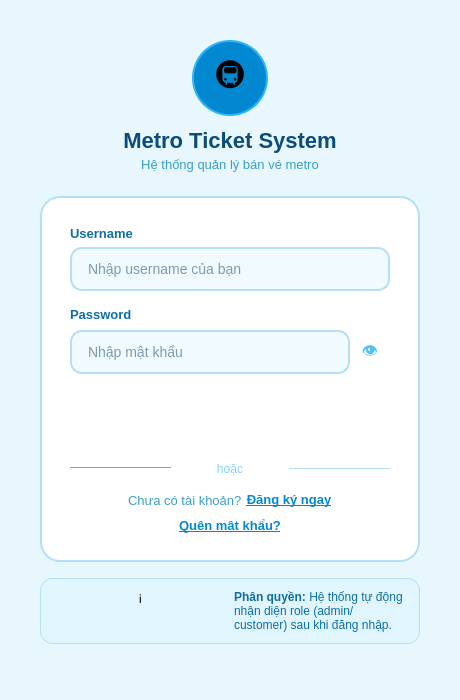
<?xml version="1.0" encoding="UTF-8"?>
<ui version="4.0">
 <class>LoginWindow</class>
 <widget class="QMainWindow" name="LoginWindow">
  <property name="geometry">
   <rect>
    <x>0</x>
    <y>0</y>
    <width>460</width>
    <height>700</height>
   </rect>
  </property>
  <property name="minimumSize">
   <size>
    <width>420</width>
    <height>620</height>
   </size>
  </property>
  <property name="windowTitle">
   <string>Metro Ticket System</string>
  </property>
  <property name="styleSheet">
   <string notr="true">
QWidget#centralwidget {
    background-color: #E8F6FD;
}
QFrame#card {
    background-color: #FFFFFF;
    border-radius: 20px;
    border: 1.5px solid #B3E0F5;
}
QLabel#lbl_title {
    color: #0A4D7A;
    font-size: 22px;
    font-weight: 700;
}
QLabel#lbl_subtitle {
    color: #3A9EC9;
    font-size: 13px;
}
QLabel#lbl_field_user,
QLabel#lbl_field_pass {
    color: #0D6FA6;
    font-size: 13px;
    font-weight: 600;
}
QLineEdit#inp_username,
QLineEdit#inp_password {
    background-color: #F0FAFF;
    border: 1.5px solid #B3E0F5;
    border-radius: 12px;
    padding: 11px 14px;
    font-size: 14px;
    color: #0A3D5C;
    selection-background-color: #29B6F6;
}
QLineEdit#inp_username:hover,
QLineEdit#inp_password:hover {
    border-color: #29B6F6;
    background-color: #E8F6FD;
}
QLineEdit#inp_username:focus,
QLineEdit#inp_password:focus {
    border-color: #0288D1;
    background-color: #FFFFFF;
}
QPushButton#btn_eye {
    background: transparent;
    border: none;
    color: #4FC3F7;
    font-size: 16px;
    padding: 0px;
}
QPushButton#btn_eye:hover {
    color: #0288D1;
}
QPushButton#btn_login {
    background: qlineargradient(x1:0,y1:0,x2:1,y2:0,
        stop:0 #0288D1, stop:1 #29B6F6);
    color: #FFFFFF;
    border: none;
    border-radius: 14px;
    font-size: 15px;
    font-weight: 700;
    padding: 14px 0px;
}
QPushButton#btn_login:hover {
    background: qlineargradient(x1:0,y1:0,x2:1,y2:0,
        stop:0 #039BE5, stop:1 #4FC3F7);
}
QPushButton#btn_login:pressed {
    background: qlineargradient(x1:0,y1:0,x2:1,y2:0,
        stop:0 #0277BD, stop:1 #0288D1);
}
QPushButton#btn_login:disabled {
    background: #B3E0F5;
    color: #FFFFFF;
}
QPushButton#btn_register,
QPushButton#btn_forgot {
    background: transparent;
    border: none;
    color: #0288D1;
    font-size: 13px;
    font-weight: 600;
    text-decoration: underline;
    padding: 0px;
}
QPushButton#btn_register:hover,
QPushButton#btn_forgot:hover {
    color: #01579B;
}
QFrame#banner {
    background-color: #E1F5FE;
    border-radius: 12px;
    border: 1px solid #B3E0F5;
}
QLabel#lbl_banner {
    color: #0D6FA6;
    font-size: 12px;
}
QLabel#lbl_divider {
    color: #81D4FA;
    font-size: 12px;
}
QFrame#line_left,
QFrame#line_right {
    color: #B3E0F5;
}
QLabel#lbl_no_account {
    color: #3A9EC9;
    font-size: 13px;
}
   </string>
  </property>
  <widget class="QWidget" name="centralwidget">
   <property name="geometry">
    <rect>
     <x>0</x>
     <y>0</y>
     <width>460</width>
     <height>700</height>
    </rect>
   </property>
   <layout class="QVBoxLayout" name="root_layout">
   <property name="spacing">
    <number>0</number>
   </property>
   <property name="leftMargin">
    <number>40</number>
   </property>
   <property name="topMargin">
    <number>40</number>
   </property>
   <property name="rightMargin">
    <number>40</number>
   </property>
   <property name="bottomMargin">
    <number>32</number>
   </property>
   <item>
    <layout class="QHBoxLayout" name="logo_row">
     <item>
      <spacer>
       <property name="orientation">
        <enum>Qt::Horizontal</enum>
       </property>
       <property name="sizeHint" stdset="0">
        <size>
         <width>40</width>
         <height>20</height>
        </size>
       </property>
      </spacer>
     </item>
     <item>
      <widget class="QLabel" name="lbl_logo">
       <property name="minimumSize">
        <size>
         <width>76</width>
         <height>76</height>
        </size>
       </property>
       <property name="maximumSize">
        <size>
         <width>76</width>
         <height>76</height>
        </size>
       </property>
       <property name="styleSheet">
        <string notr="true">
QLabel#lbl_logo {
    background-color: #0288D1;
    border-radius: 38px;
    font-size: 30px;
    border: 2px solid #29B6F6;
}
        </string>
       </property>
       <property name="text">
        <string>🚇</string>
       </property>
       <property name="alignment">
        <set>Qt::AlignCenter</set>
       </property>
      </widget>
     </item>
     <item>
      <spacer>
       <property name="orientation">
        <enum>Qt::Horizontal</enum>
       </property>
       <property name="sizeHint" stdset="0">
        <size>
         <width>40</width>
         <height>20</height>
        </size>
       </property>
      </spacer>
     </item>
    </layout>
   </item>
   <item>
    <spacer>
     <property name="orientation">
      <enum>Qt::Vertical</enum>
     </property>
     <property name="sizeType">
      <enum>QSizePolicy::Fixed</enum>
     </property>
     <property name="sizeHint" stdset="0">
      <size>
       <width>0</width>
       <height>12</height>
      </size>
     </property>
    </spacer>
   </item>
   <item>
    <widget class="QLabel" name="lbl_title">
     <property name="text">
      <string>Metro Ticket System</string>
     </property>
     <property name="alignment">
      <set>Qt::AlignCenter</set>
     </property>
    </widget>
   </item>
   <item>
    <spacer>
     <property name="orientation">
      <enum>Qt::Vertical</enum>
     </property>
     <property name="sizeType">
      <enum>QSizePolicy::Fixed</enum>
     </property>
     <property name="sizeHint" stdset="0">
      <size>
       <width>0</width>
       <height>4</height>
      </size>
     </property>
    </spacer>
   </item>
   <item>
    <widget class="QLabel" name="lbl_subtitle">
     <property name="text">
      <string>Hệ thống quản lý bán vé metro</string>
     </property>
     <property name="alignment">
      <set>Qt::AlignCenter</set>
     </property>
    </widget>
   </item>
   <item>
    <spacer>
     <property name="orientation">
      <enum>Qt::Vertical</enum>
     </property>
     <property name="sizeType">
      <enum>QSizePolicy::Fixed</enum>
     </property>
     <property name="sizeHint" stdset="0">
      <size>
       <width>0</width>
       <height>24</height>
      </size>
     </property>
    </spacer>
   </item>
   <item>
    <widget class="QFrame" name="card">
     <property name="frameShape">
      <enum>QFrame::StyledPanel</enum>
     </property>
     <property name="frameShadow">
      <enum>QFrame::Raised</enum>
     </property>
     <layout class="QVBoxLayout" name="card_layout">
      <property name="spacing">
       <number>0</number>
      </property>
      <property name="leftMargin">
       <number>28</number>
      </property>
      <property name="topMargin">
       <number>28</number>
      </property>
      <property name="rightMargin">
       <number>28</number>
      </property>
      <property name="bottomMargin">
       <number>24</number>
      </property>
      <item>
       <widget class="QLabel" name="lbl_field_user">
        <property name="text">
         <string>Username</string>
        </property>
       </widget>
      </item>
      <item>
       <spacer>
        <property name="orientation">
         <enum>Qt::Vertical</enum>
        </property>
        <property name="sizeType">
         <enum>QSizePolicy::Fixed</enum>
        </property>
        <property name="sizeHint" stdset="0">
         <size>
          <width>0</width>
          <height>6</height>
         </size>
        </property>
       </spacer>
      </item>
      <item>
       <widget class="QLineEdit" name="inp_username">
        <property name="placeholderText">
         <string>Nhập username của bạn</string>
        </property>
        <property name="clearButtonEnabled">
         <bool>true</bool>
        </property>
       </widget>
      </item>
      <item>
       <spacer>
        <property name="orientation">
         <enum>Qt::Vertical</enum>
        </property>
        <property name="sizeType">
         <enum>QSizePolicy::Fixed</enum>
        </property>
        <property name="sizeHint" stdset="0">
         <size>
          <width>0</width>
          <height>16</height>
         </size>
        </property>
       </spacer>
      </item>
      <item>
       <widget class="QLabel" name="lbl_field_pass">
        <property name="text">
         <string>Password</string>
        </property>
       </widget>
      </item>
      <item>
       <spacer>
        <property name="orientation">
         <enum>Qt::Vertical</enum>
        </property>
        <property name="sizeType">
         <enum>QSizePolicy::Fixed</enum>
        </property>
        <property name="sizeHint" stdset="0">
         <size>
          <width>0</width>
          <height>6</height>
         </size>
        </property>
       </spacer>
      </item>
      <item>
       <layout class="QHBoxLayout" name="pass_row">
        <property name="spacing">
         <number>0</number>
        </property>
        <item>
         <widget class="QLineEdit" name="inp_password">
          <property name="echoMode">
           <enum>QLineEdit::Password</enum>
          </property>
          <property name="placeholderText">
           <string>Nhập mật khẩu</string>
          </property>
         </widget>
        </item>
        <item>
         <widget class="QPushButton" name="btn_eye">
          <property name="minimumSize">
           <size>
            <width>40</width>
            <height>48</height>
           </size>
          </property>
          <property name="maximumSize">
           <size>
            <width>40</width>
            <height>48</height>
           </size>
          </property>
          <property name="cursor">
           <cursorShape>PointingHandCursor</cursorShape>
          </property>
          <property name="text">
           <string>👁</string>
          </property>
          <property name="flat">
           <bool>true</bool>
          </property>
         </widget>
        </item>
       </layout>
      </item>
      <item>
       <spacer>
        <property name="orientation">
         <enum>Qt::Vertical</enum>
        </property>
        <property name="sizeType">
         <enum>QSizePolicy::Fixed</enum>
        </property>
        <property name="sizeHint" stdset="0">
         <size>
          <width>0</width>
          <height>22</height>
         </size>
        </property>
       </spacer>
      </item>
      <item>
       <widget class="QPushButton" name="btn_login">
        <property name="cursor">
         <cursorShape>PointingHandCursor</cursorShape>
        </property>
        <property name="text">
         <string>Đăng nhập  ↗</string>
        </property>
        <property name="default">
         <bool>true</bool>
        </property>
       </widget>
      </item>
      <item>
       <spacer>
        <property name="orientation">
         <enum>Qt::Vertical</enum>
        </property>
        <property name="sizeType">
         <enum>QSizePolicy::Fixed</enum>
        </property>
        <property name="sizeHint" stdset="0">
         <size>
          <width>0</width>
          <height>18</height>
         </size>
        </property>
       </spacer>
      </item>
      <item>
       <layout class="QHBoxLayout" name="divider_row">
        <property name="spacing">
         <number>8</number>
        </property>
        <item>
         <widget class="QFrame" name="line_left">
          <property name="frameShape">
           <enum>QFrame::HLine</enum>
          </property>
          <property name="frameShadow">
           <enum>QFrame::Sunken</enum>
          </property>
         </widget>
        </item>
        <item>
         <widget class="QLabel" name="lbl_divider">
          <property name="text">
           <string>hoặc</string>
          </property>
          <property name="alignment">
           <set>Qt::AlignCenter</set>
          </property>
         </widget>
        </item>
        <item>
         <widget class="QFrame" name="line_right">
          <property name="frameShape">
           <enum>QFrame::HLine</enum>
          </property>
         </widget>
        </item>
       </layout>
      </item>
      <item>
       <spacer>
        <property name="orientation">
         <enum>Qt::Vertical</enum>
        </property>
        <property name="sizeType">
         <enum>QSizePolicy::Fixed</enum>
        </property>
        <property name="sizeHint" stdset="0">
         <size>
          <width>0</width>
          <height>14</height>
         </size>
        </property>
       </spacer>
      </item>
      <item>
       <layout class="QHBoxLayout" name="register_row">
        <item>
         <spacer>
          <property name="orientation">
           <enum>Qt::Horizontal</enum>
          </property>
          <property name="sizeHint" stdset="0">
           <size>
            <width>40</width>
            <height>20</height>
           </size>
          </property>
         </spacer>
        </item>
        <item>
         <widget class="QLabel" name="lbl_no_account">
          <property name="text">
           <string>Chưa có tài khoản?</string>
          </property>
         </widget>
        </item>
        <item>
         <spacer>
          <property name="orientation">
           <enum>Qt::Horizontal</enum>
          </property>
          <property name="sizeType">
           <enum>QSizePolicy::Fixed</enum>
          </property>
          <property name="sizeHint" stdset="0">
           <size>
            <width>4</width>
            <height>0</height>
           </size>
          </property>
         </spacer>
        </item>
        <item>
         <widget class="QPushButton" name="btn_register">
          <property name="cursor">
           <cursorShape>PointingHandCursor</cursorShape>
          </property>
          <property name="text">
           <string>Đăng ký ngay</string>
          </property>
          <property name="flat">
           <bool>true</bool>
          </property>
         </widget>
        </item>
        <item>
         <spacer>
          <property name="orientation">
           <enum>Qt::Horizontal</enum>
          </property>
          <property name="sizeHint" stdset="0">
           <size>
            <width>40</width>
            <height>20</height>
           </size>
          </property>
         </spacer>
        </item>
       </layout>
      </item>
      <item>
       <spacer>
        <property name="orientation">
         <enum>Qt::Vertical</enum>
        </property>
        <property name="sizeType">
         <enum>QSizePolicy::Fixed</enum>
        </property>
        <property name="sizeHint" stdset="0">
         <size>
          <width>0</width>
          <height>6</height>
         </size>
        </property>
       </spacer>
      </item>
      <item>
       <layout class="QHBoxLayout" name="forgot_row">
        <item>
         <spacer>
          <property name="orientation">
           <enum>Qt::Horizontal</enum>
          </property>
          <property name="sizeHint" stdset="0">
           <size>
            <width>40</width>
            <height>20</height>
           </size>
          </property>
         </spacer>
        </item>
        <item>
         <widget class="QPushButton" name="btn_forgot">
          <property name="cursor">
           <cursorShape>PointingHandCursor</cursorShape>
          </property>
          <property name="text">
           <string>Quên mật khẩu?</string>
          </property>
          <property name="flat">
           <bool>true</bool>
          </property>
         </widget>
        </item>
        <item>
         <spacer>
          <property name="orientation">
           <enum>Qt::Horizontal</enum>
          </property>
          <property name="sizeHint" stdset="0">
           <size>
            <width>40</width>
            <height>20</height>
           </size>
          </property>
         </spacer>
        </item>
       </layout>
      </item>
     </layout>
    </widget>
   </item>
   <item>
    <spacer>
     <property name="orientation">
      <enum>Qt::Vertical</enum>
     </property>
     <property name="sizeType">
      <enum>QSizePolicy::Fixed</enum>
     </property>
     <property name="sizeHint" stdset="0">
      <size>
       <width>0</width>
       <height>16</height>
      </size>
     </property>
    </spacer>
   </item>
   <item>
    <widget class="QFrame" name="banner">
     <property name="frameShape">
      <enum>QFrame::StyledPanel</enum>
     </property>
     <property name="frameShadow">
      <enum>QFrame::Raised</enum>
     </property>
     <layout class="QHBoxLayout" name="banner_layout">
      <property name="spacing">
       <number>8</number>
      </property>
      <property name="leftMargin">
       <number>14</number>
      </property>
      <property name="topMargin">
       <number>11</number>
      </property>
      <property name="rightMargin">
       <number>14</number>
      </property>
      <property name="bottomMargin">
       <number>11</number>
      </property>
      <item>
       <widget class="QLabel" name="lbl_banner_icon">
        <property name="text">
         <string>ℹ️</string>
        </property>
        <property name="alignment">
         <set>Qt::AlignHCenter|Qt::AlignTop</set>
        </property>
       </widget>
      </item>
      <item>
       <widget class="QLabel" name="lbl_banner">
        <property name="text">
         <string>&lt;b&gt;Phân quyền:&lt;/b&gt; Hệ thống tự động nhận diện role (admin/customer) sau khi đăng nhập.</string>
        </property>
        <property name="wordWrap">
         <bool>true</bool>
        </property>
       </widget>
      </item>
     </layout>
    </widget>
   </item>
   <item>
    <spacer>
     <property name="orientation">
      <enum>Qt::Vertical</enum>
     </property>
     <property name="sizeHint" stdset="0">
      <size>
       <width>20</width>
       <height>40</height>
      </size>
     </property>
    </spacer>
   </item>
  </layout>
  </widget>
 </widget>
 <tabstops>
  <tabstop>inp_username</tabstop>
  <tabstop>inp_password</tabstop>
  <tabstop>btn_eye</tabstop>
  <tabstop>btn_login</tabstop>
  <tabstop>btn_register</tabstop>
  <tabstop>btn_forgot</tabstop>
 </tabstops>
 <resources/>
 <connections/>
</ui>
